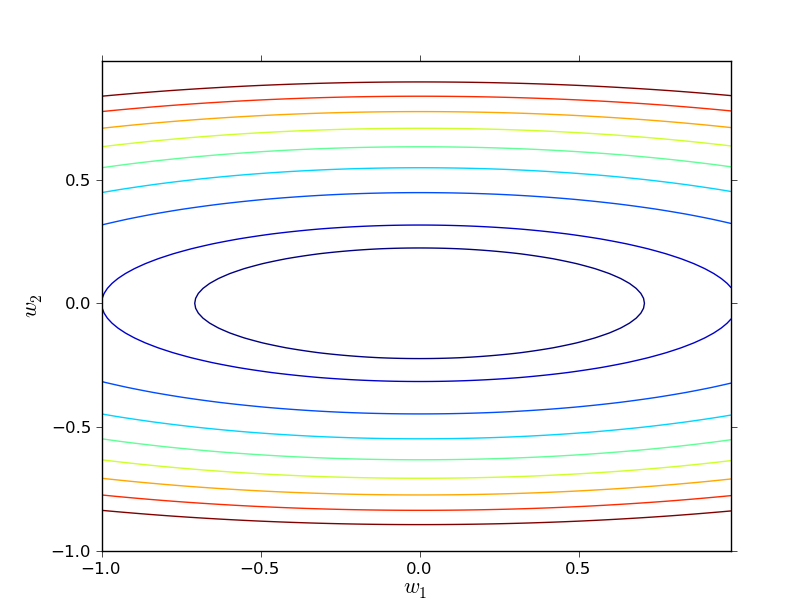

The script that drew this image:
"""
misleading_gradient_contours
~~~~~~~~~~~~~~~~~~~~~~~~~~~~

Plots the contours of the function from misleading_gradient.py"""

#### Libraries
# Third party libraries
import matplotlib.pyplot as plt
import numpy

X = numpy.arange(-1, 1, 0.02)
Y = numpy.arange(-1, 1, 0.02)
X, Y = numpy.meshgrid(X, Y)
Z = X**2 + 10*Y**2

plt.figure()
CS = plt.contour(X, Y, Z, levels=[0.5, 1.0, 2.0, 3.0, 4.0, 5.0, 6.0, 7.0, 8.0])
plt.xlabel("$w_1$", fontsize=16)
plt.ylabel("$w_2$", fontsize=16)
plt.show()
